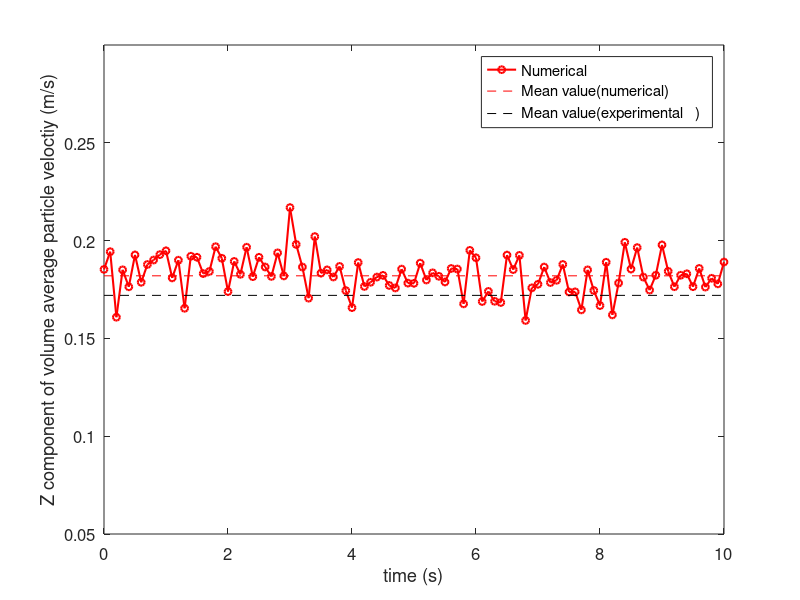

MATLAB code for this plot:
% postproc.m: loads the data necessary and saves the graphs
% (compared to the reults by glowinski)

clear;
clc;
close all;

% read data from simulation
particle_vel_1 = load('./volAverageVel.txt');
linienstaerke = 1.5;
MarkerGroesse = 5;

nrow = size(particle_vel_1, 1)

figure(1)
h = plot(particle_vel_1(1:2:nrow+1, 1) - 0.95, particle_vel_1(1:2:nrow+1, 4), '-or');

xlim=get(gca,'Xlim');
hold on
plot(xlim, [0.182, 0.182], '--r');
plot(xlim, [0.172, 0.172], '--bk');

set(h, 'LineWidth', linienstaerke, 'MarkerSize', MarkerGroesse);
set(gca, 'FontSize', 12)
axis([0.0 10 0.05 0.3])
xlabel('time (s)')
ylabel('Z component of volume average particle veloctiy (m/s)')
legend('Numerical', 'Mean value(numerical)', 'Mean value(experimental   )')
print('vel_z_particles.png')
